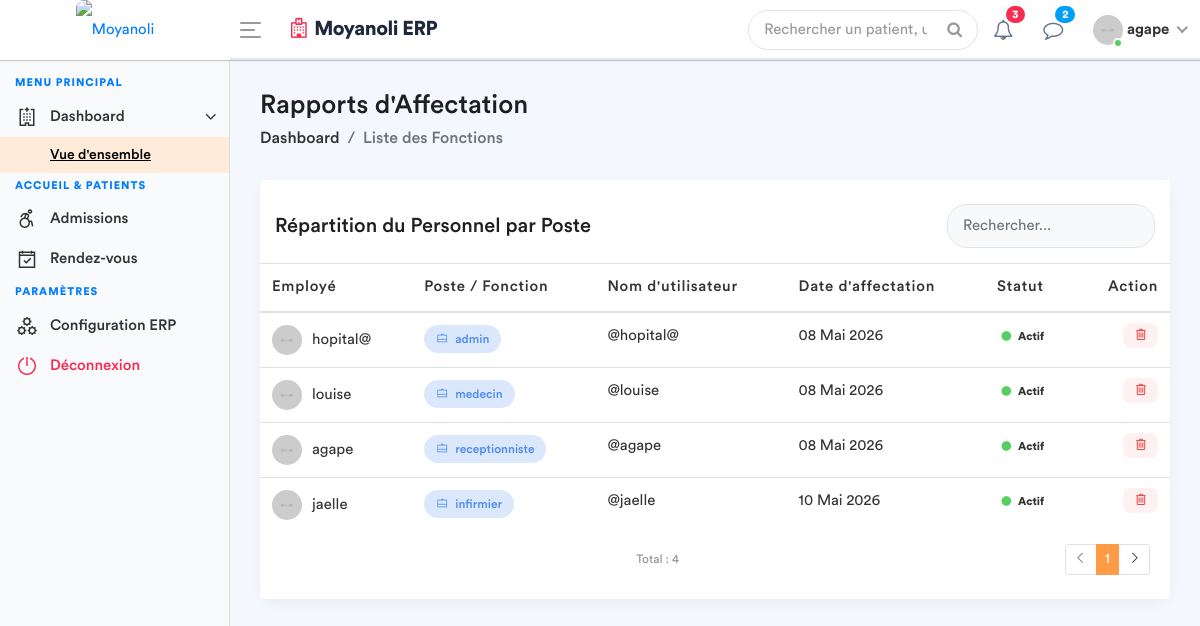
The app's page /employe-poste/ (signed in) with its own data.
### apps/models.py (models this page shows, shortened)
class Fonction(models.Model):
    fonctionKey = models.ForeignKey(Role , on_delete = models.SET_NULL , null = True)
    userKey     = models.ForeignKey(User , on_delete = models.SET_NULL , null = True)
    autorisation = models.CharField(max_length = 30 , default = 'oui')

class Role(models.Model):
    roleName = models.CharField(max_length = 30)

### apps/views.py (the view)
# urls.py: path('employe-poste/', views.liste_employe_poste, name='liste_employe_poste'),
@login_required
def liste_employe_poste(request):
    role_user = Fonction.objects.filter(userKey=request.user).first()
    fonctionKey = role_user.fonctionKey.roleName if role_user else None
    liste_postes = Fonction.objects.all().select_related('userKey', 'fonctionKey')
    context = {
        'liste_postes': liste_postes,
        'fonctionKey': fonctionKey,
    }
    return render(request, 'back-end/liste_fonctions.html', context)

### apps/templates/back-end/liste_fonctions.html (shortened to what this page needs)
<!DOCTYPE html>
{% load static %}
<html lang="fr">
    <head>
        {% include 'back-end/includes/css.html'%}
    </head>
    <body>
        <div class="main-wrapper">
            {% include 'back-end/includes/header.html'%}
            {% include 'back-end/includes/sidebar.html'%}
            <div class="page-wrapper">
                <div class="content container-fluid">
                    <div class="page-header">
                        <div class="row align-items-center">
                            <div class="col">
                                <h3 class="page-title">Rapports d'Affectation</h3>
                                <ul class="breadcrumb">
                                    <li class="breadcrumb-item"><a href="{% url 'dashboard' %}">Dashboard</a></li>
                                    <li class="breadcrumb-item active">Liste des Fonctions</li>
                                </ul>
                            </div>
                        </div>
                    </div>
                    <div class="row">
                        <div class="col-md-12">
                            <div class="card card-table">
                                <div class="card-header bg-white border-0 pt-4">
                                    <div class="row align-items-center">
                                        <div class="col">
                                            <h4 class="card-title mb-0">Répartition du Personnel par Poste</h4>
                                        </div>
                                        <div class="col-auto">
                                            <div class="search-box-container">
                                                <input type="text" id="searchInput" class="form-control" placeholder="Rechercher...">
                                            </div>
                                        </div>
                                    </div>
                                </div>
                                <div class="card-body">
                                    <div class="table-responsive">
                                        <table class="table table-hover table-center mb-0">
                                            <thead>
                                                <tr>
                                                    <th>Employé</th>
                                                    <th>Poste / Fonction</th>
                                                    <th>Nom d'utilisateur</th>
                                                    <th>Date d'affectation</th>
                                                    <th>Statut</th>
                                                    <th class="text-right">Action</th>
                                                </tr>
                                            </thead>
                                            <tbody id="tableBody">
                                                {% for poste in liste_postes %}
                                                <tr>
                                                    <td>
                                                        <h2 class="table-avatar">
                                                            <img src="/static/back-end/assets/img/profiles/avatar-01.jpg" alt="">
                                                            {{ poste.userKey.get_full_name|default:poste.userKey.username }}
                                                        </h2>
                                                    </td>
                                                    <td>
                                                        <span class="badge bg-inverse-primary badge-role">
                                                            <i class="la la-briefcase mr-1"></i> {{ poste.fonctionKey.roleName }}
                                                        </span>
                                                    </td>
                                                    <td>@{{ poste.userKey.username }}</td>
                                                    <td>{{ poste.userKey.date_joined|date:"d M Y" }}</td>
                                                    <td>
                                                        {% if poste.userKey.is_active %}
                                                            <span class="badge badge-success-border"><i class="fa fa-circle text-success mr-1"></i> Actif</span>
                                                        {% else %}
                                                            <span class="badge badge-danger-border"><i class="fa fa-circle text-danger mr-1"></i> Inactif</span>
                                                        {% endif %}
                                                    </td>
                                                    <td class="text-right">
                                                        <a href="{% url 'supprimer_poste' poste.id %}"
                                                           class="btn-delete"
                                                           onclick="return confirm('Êtes-vous sûr de vouloir supprimer cette affectation ?');"
                                                           title="Supprimer l'affectation">
                                                            <i class="la la-trash-alt"></i>
                                                        </a>
                                                    </td>
                                                </tr>
                                                {% empty %}
                                                <tr>
                                                    <td colspan="6" class="text-center text-muted py-4">
                                                        Aucune affectation enregistrée.
                                                    </td>
                                                </tr>
                                                {% endfor %}
                                            </tbody>
                                        </table>
                                    </div>
                                </div>
                                <div class="card-footer bg-white border-0 pb-4">
                                    <div class="row align-items-center">
                                        <div class="col">
                                            <small class="text-muted">Total : {{ liste_postes|length }}</small>
                                        </div>
                                        <div class="col-auto">
                                            <ul class="pagination pagination-sm mb-0">
                                                <li class="page-item disabled"><a class="page-link" href="#"><i class="la la-angle-left"></i></a></li>
                                                <li class="page-item active"><a class="page-link" href="#">1</a></li>
                                                <li class="page-item"><a class="page-link" href="#"><i class="la la-angle-right"></i></a></li>
                                            </ul>
                                        </div>
                                    </div>
                                </div>
                            </div>
                        </div>
                    </div>
                </div>
            </div>
        </div>
    </body>
</html>

### apps/templates/back-end/includes/header.html (shortened to what this page needs)
{% load static %}
<div class="header" style="background: #ffffff; border-bottom: 2px solid #e2e8f0;">
    <div class="header-left" style="background: #ffffff;">
        <a href="{% url 'home' %}" class="logo">
            <img src="{% static 'front-end/assets/dr/logo.jpg' %}" width="45" height="45" alt="Moyanoli" style="border-radius: 8px;">
        </a>
    </div>
    <a id="toggle_btn" href="javascript:void(0);" style="color: #007bff;">
        <span class="bar-icon">
            <span></span>
            <span></span>
            <span></span>
        </span>
    </a>
    <div class="page-title-box">
        <h3 style="color: #1e293b; font-weight: 700; letter-spacing: -0.5px;">
            <i class="fa fa-hospital-o text-danger mr-2"></i>Moyanoli ERP
        </h3>
    </div>
    <ul class="nav user-menu">
        <li class="nav-item">
            <div class="top-nav-search">
                <form action="#">
                    <input class="form-control" type="text" placeholder="Rechercher un patient, un dossier...">
                    <button class="btn" type="submit"><i class="fa fa-search"></i></button>
                </form>
            </div>
        </li>
        <li class="nav-item dropdown">
            <a href="#" class="dropdown-toggle nav-link" data-toggle="dropdown">
                <i class="fa fa-bell-o" style="color: #64748b;"></i> <span class="badge badge-pill bg-danger">3</span>
            </a>
        </li>
        <li class="nav-item dropdown">
            <a href="#" class="dropdown-toggle nav-link" data-toggle="dropdown">
                <i class="fa fa-comment-o" style="color: #64748b;"></i> <span class="badge badge-pill bg-info">2</span>
            </a>
        </li>
        <li class="nav-item dropdown has-arrow main-drop">
            <a href="#" class="dropdown-toggle nav-link" data-toggle="dropdown">
                <span class="user-img">
                    <img src="{% static 'back-end/assets/img/profiles/avatar-21.jpg' %}" alt="">
                    <span class="status online"></span>
                </span>
                <span style="font-weight: 600;">{{ user.username }}</span>
            </a>
        </li>
    </ul>
</div>

### apps/templates/back-end/liste_fonctions.html (style rules this page uses)
.page-wrapper { background-color: #f4f7fe; }
.card-table { border: none; border-radius: 15px; box-shadow: 0 4px 12px rgba(0,0,0,0.05); }
.badge-role { padding: 8px 12px; border-radius: 20px; font-weight: 500; font-size: 12px; }
.table-avatar img { width: 30px; height: 30px; border-radius: 50%; margin-right: 10px; }
.search-box-container { max-width: 300px; }
.search-box-container .form-control { border-radius: 20px; padding-left: 15px; background-color: #f8f9fa; border: 1px solid #e3e3e3; }
.btn-delete { color: #e63c3c; background: #fff1f1; border: none; padding: 5px 10px; border-radius: 8px; transition: all 0.3s; }

### records on screen
Fonction: userKey.get_full_name "hopital@", fonctionKey.roleName "admin", userKey.username "hopital@", userKey.date_joined "08 Mai 2026", shows "Actif"
Fonction: userKey.get_full_name "louise", fonctionKey.roleName "medecin", userKey.username "louise", userKey.date_joined "08 Mai 2026", shows "Actif"
Fonction: userKey.get_full_name "agape", fonctionKey.roleName "receptionniste", userKey.username "agape", userKey.date_joined "08 Mai 2026", shows "Actif"
Fonction: userKey.get_full_name "jaelle", fonctionKey.roleName "infirmier", userKey.username "jaelle", userKey.date_joined "10 Mai 2026", shows "Actif"

### other values on screen
{{ user.username }} "agape"
{{ liste_postes|length }} "4"
